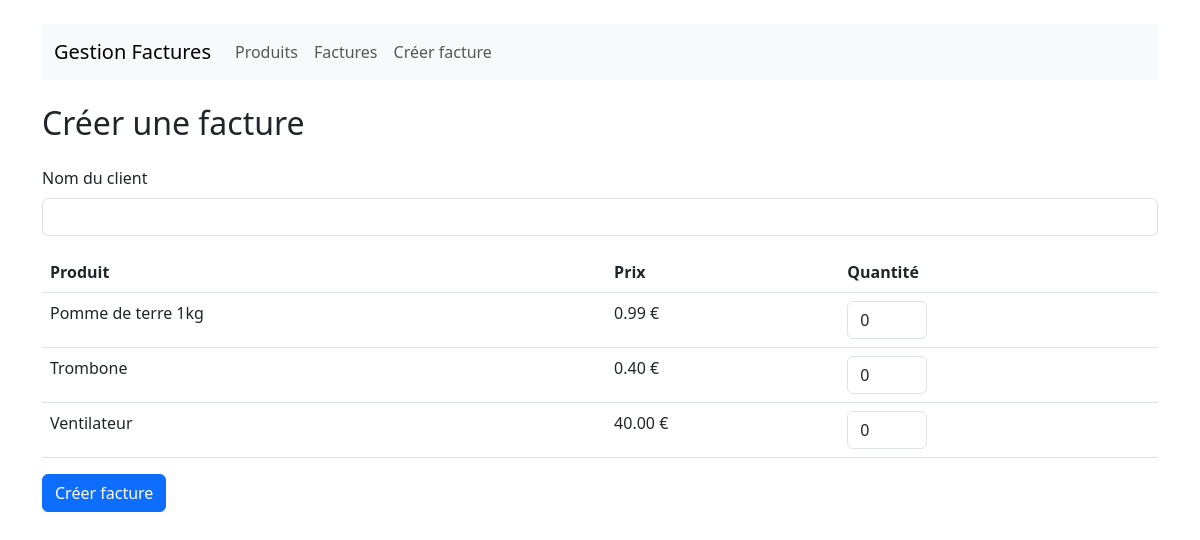
Page /facture/creer/ on the committed database.
### produits/models.py (models this page shows, shortened)
class Produit(models.Model):
    nom = models.CharField(max_length=100)
    prix = models.DecimalField(max_digits=8, decimal_places=2)
    date_peremption = models.DateField()

### produits/views.py (the view, shortened to what this page needs)
# urls.py: path('facture/creer/', views.creer_facture, name='creer_facture'),
def creer_facture(request):
    produits = Produit.objects.all()
    return render(request, 'produits/creer_facture.html', {'produits': produits})

### produits/templates/produits/creer_facture.html (shortened to what this page needs)
{% extends 'base.html' %}
{% block content %}
<h2 class="my-4">Créer une facture</h2>
<form method="post">
  <div class="mb-3">
    <label for="client" class="form-label">Nom du client</label>
    <input type="text" name="client" id="client" class="form-control" required>
  </div>
  <table class="table">
    <thead>
      <tr>
        <th>Produit</th>
        <th>Prix</th>
        <th>Quantité</th>
      </tr>
    </thead>
    <tbody>
      {% for produit in produits %}
      <tr>
        <td>{{ produit.nom }}</td>
        <td>{{ produit.prix }} €</td>
        <td>
          <input type="number" name="produit_{{ produit.id }}" value="0" min="0" class="form-control" style="width: 80px;">
        </td>
      </tr>
      {% endfor %}
    </tbody>
  </table>
  <button type="submit" class="btn btn-primary">Créer facture</button>
</form>
{% endblock %}

### rows in the picture
Produit: nom "Pomme de terre 1kg", prix "0.99"
Produit: nom "Trombone", prix "0.40"
Produit: nom "Ventilateur", prix "40.00"
